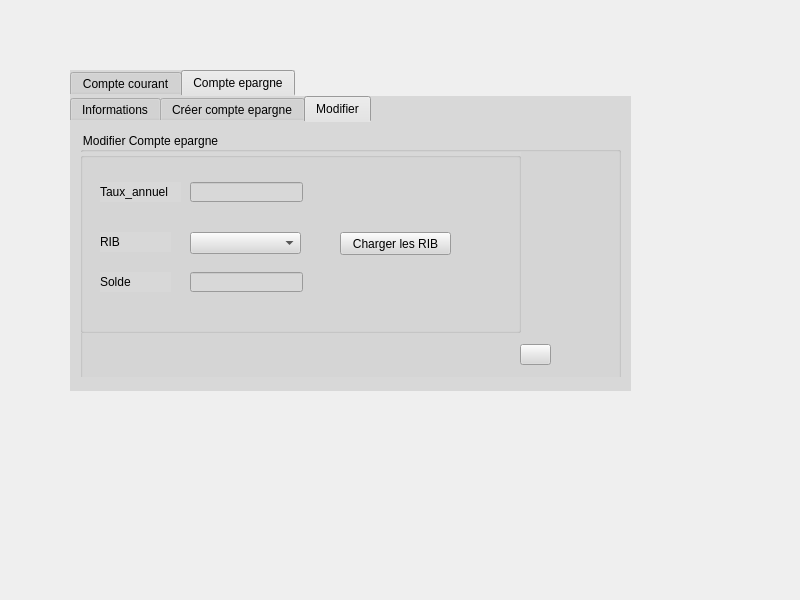
<?xml version="1.0" encoding="UTF-8"?>
<ui version="4.0">
 <class>courantepargne</class>
 <widget class="QDialog" name="courantepargne">
  <property name="geometry">
   <rect>
    <x>0</x>
    <y>0</y>
    <width>800</width>
    <height>600</height>
   </rect>
  </property>
  <property name="windowTitle">
   <string>courantepargne</string>
  </property>
  <widget class="QTabWidget" name="tabWidget">
   <property name="geometry">
    <rect>
     <x>70</x>
     <y>70</y>
     <width>561</width>
     <height>321</height>
    </rect>
   </property>
   <property name="styleSheet">
    <string notr="true">font: 8pt &quot;Comic Sans MS&quot;;
border-color: rgb(0, 0, 127);
background-color: rgb(216, 216, 216);
</string>
   </property>
   <property name="currentIndex">
    <number>1</number>
   </property>
   <widget class="QWidget" name="tab_17">
    <attribute name="title">
     <string>Compte courant</string>
    </attribute>
    <widget class="QTabWidget" name="tabWidget_6">
     <property name="geometry">
      <rect>
       <x>0</x>
       <y>0</y>
       <width>561</width>
       <height>281</height>
      </rect>
     </property>
     <property name="styleSheet">
      <string notr="true">
font: 8pt &quot;Comic Sans MS&quot;;
background-color: rgb(216, 216, 216);</string>
     </property>
     <property name="currentIndex">
      <number>2</number>
     </property>
     <widget class="QWidget" name="tab_18">
      <attribute name="title">
       <string>Informations</string>
      </attribute>
      <widget class="QTableView" name="tableView_6">
       <property name="geometry">
        <rect>
         <x>10</x>
         <y>40</y>
         <width>511</width>
         <height>171</height>
        </rect>
       </property>
       <property name="styleSheet">
        <string notr="true">background-color: rgb(255, 255, 255);
</string>
       </property>
      </widget>
      <widget class="QPushButton" name="SupprimerCC_3">
       <property name="geometry">
        <rect>
         <x>450</x>
         <y>210</y>
         <width>51</width>
         <height>41</height>
        </rect>
       </property>
       <property name="styleSheet">
        <string notr="true">border-image:url(:/image/delete.png);</string>
       </property>
       <property name="text">
        <string/>
       </property>
      </widget>
      <widget class="QPushButton" name="Afficher1_3">
       <property name="geometry">
        <rect>
         <x>40</x>
         <y>220</y>
         <width>41</width>
         <height>31</height>
        </rect>
       </property>
       <property name="styleSheet">
        <string notr="true">border-image:url(:/image/load.png);</string>
       </property>
       <property name="text">
        <string/>
       </property>
      </widget>
      <widget class="QLineEdit" name="lineEdit_9">
       <property name="geometry">
        <rect>
         <x>160</x>
         <y>10</y>
         <width>113</width>
         <height>20</height>
        </rect>
       </property>
       <property name="styleSheet">
        <string notr="true">background-color: rgb(255, 255, 255);</string>
       </property>
       <property name="placeholderText">
        <string>Rechercher</string>
       </property>
      </widget>
      <widget class="QComboBox" name="comboBox_5">
       <property name="geometry">
        <rect>
         <x>310</x>
         <y>10</y>
         <width>71</width>
         <height>22</height>
        </rect>
       </property>
       <property name="currentText">
        <string>SEUILROUGE</string>
       </property>
       <item>
        <property name="text">
         <string>SEUILROUGE</string>
        </property>
       </item>
       <item>
        <property name="text">
         <string>Solde</string>
        </property>
       </item>
       <item>
        <property name="text">
         <string>NBCREDIT</string>
        </property>
       </item>
       <item>
        <property name="text">
         <string>NBECHEANCE</string>
        </property>
       </item>
       <item>
        <property name="text">
         <string>RIB</string>
        </property>
       </item>
      </widget>
      <widget class="QCheckBox" name="checkBox_5">
       <property name="geometry">
        <rect>
         <x>400</x>
         <y>10</y>
         <width>70</width>
         <height>18</height>
        </rect>
       </property>
       <property name="text">
        <string>Desc</string>
       </property>
      </widget>
      <widget class="QPushButton" name="trier_5">
       <property name="geometry">
        <rect>
         <x>450</x>
         <y>10</y>
         <width>31</width>
         <height>23</height>
        </rect>
       </property>
       <property name="styleSheet">
        <string notr="true">border-image:url(:/image/trier.png);</string>
       </property>
       <property name="text">
        <string/>
       </property>
      </widget>
      <widget class="QPushButton" name="pushButton_2">
       <property name="geometry">
        <rect>
         <x>110</x>
         <y>222</y>
         <width>41</width>
         <height>31</height>
        </rect>
       </property>
       <property name="styleSheet">
        <string notr="true">border-image:url(:/image/statt.png);</string>
       </property>
       <property name="text">
        <string/>
       </property>
      </widget>
     </widget>
     <widget class="QWidget" name="tab_19">
      <attribute name="title">
       <string>Créer Compte courant</string>
      </attribute>
      <widget class="QGroupBox" name="groupBox_17">
       <property name="geometry">
        <rect>
         <x>9</x>
         <y>9</y>
         <width>541</width>
         <height>251</height>
        </rect>
       </property>
       <property name="title">
        <string>Créer Compte courant</string>
       </property>
       <widget class="QGroupBox" name="groupBox_18">
        <property name="geometry">
         <rect>
          <x>0</x>
          <y>20</y>
          <width>441</width>
          <height>181</height>
         </rect>
        </property>
        <property name="styleSheet">
         <string notr="true">font: 8pt &quot;Comic Sans MS&quot;;</string>
        </property>
        <property name="title">
         <string/>
        </property>
        <widget class="QLineEdit" name="Seuil_Rouge_5">
         <property name="geometry">
          <rect>
           <x>110</x>
           <y>30</y>
           <width>113</width>
           <height>20</height>
          </rect>
         </property>
        </widget>
        <widget class="QLineEdit" name="nb_credit_5">
         <property name="geometry">
          <rect>
           <x>110</x>
           <y>70</y>
           <width>113</width>
           <height>20</height>
          </rect>
         </property>
        </widget>
        <widget class="QLineEdit" name="nb_echeance_5">
         <property name="geometry">
          <rect>
           <x>110</x>
           <y>100</y>
           <width>113</width>
           <height>20</height>
          </rect>
         </property>
        </widget>
        <widget class="QLabel" name="label_28">
         <property name="geometry">
          <rect>
           <x>10</x>
           <y>30</y>
           <width>71</width>
           <height>20</height>
          </rect>
         </property>
         <property name="text">
          <string>Seuil Rouge</string>
         </property>
        </widget>
        <widget class="QLabel" name="label_29">
         <property name="geometry">
          <rect>
           <x>10</x>
           <y>70</y>
           <width>101</width>
           <height>20</height>
          </rect>
         </property>
         <property name="text">
          <string>Nombre de crédits</string>
         </property>
        </widget>
        <widget class="QLabel" name="label_30">
         <property name="geometry">
          <rect>
           <x>10</x>
           <y>100</y>
           <width>91</width>
           <height>20</height>
          </rect>
         </property>
         <property name="text">
          <string>Nombre écheance </string>
         </property>
        </widget>
        <widget class="QLabel" name="label_31">
         <property name="geometry">
          <rect>
           <x>20</x>
           <y>140</y>
           <width>47</width>
           <height>13</height>
          </rect>
         </property>
         <property name="text">
          <string>RIB</string>
         </property>
        </widget>
        <widget class="QLineEdit" name="RIB_9">
         <property name="geometry">
          <rect>
           <x>110</x>
           <y>140</y>
           <width>113</width>
           <height>20</height>
          </rect>
         </property>
        </widget>
        <widget class="QLineEdit" name="Solde_2">
         <property name="geometry">
          <rect>
           <x>300</x>
           <y>30</y>
           <width>113</width>
           <height>20</height>
          </rect>
         </property>
        </widget>
        <widget class="QLabel" name="label_32">
         <property name="geometry">
          <rect>
           <x>250</x>
           <y>30</y>
           <width>41</width>
           <height>20</height>
          </rect>
         </property>
         <property name="text">
          <string>Solde</string>
         </property>
        </widget>
        <widget class="QComboBox" name="comboBox_2">
         <property name="geometry">
          <rect>
           <x>300</x>
           <y>70</y>
           <width>111</width>
           <height>22</height>
          </rect>
         </property>
        </widget>
        <widget class="QLabel" name="label_2">
         <property name="geometry">
          <rect>
           <x>250</x>
           <y>80</y>
           <width>47</width>
           <height>13</height>
          </rect>
         </property>
         <property name="text">
          <string>CIN</string>
         </property>
        </widget>
        <widget class="QPushButton" name="pushButton_5">
         <property name="geometry">
          <rect>
           <x>250</x>
           <y>0</y>
           <width>181</width>
           <height>23</height>
          </rect>
         </property>
         <property name="text">
          <string>Charger les CIN</string>
         </property>
        </widget>
       </widget>
       <widget class="QPushButton" name="CreerCC_3">
        <property name="geometry">
         <rect>
          <x>464</x>
          <y>210</y>
          <width>41</width>
          <height>23</height>
         </rect>
        </property>
        <property name="styleSheet">
         <string notr="true">border-image:url(:/image/add.png);</string>
        </property>
        <property name="text">
         <string/>
        </property>
       </widget>
      </widget>
     </widget>
     <widget class="QWidget" name="tab_20">
      <attribute name="title">
       <string>Modifier</string>
      </attribute>
      <widget class="QGroupBox" name="groupBox_19">
       <property name="geometry">
        <rect>
         <x>0</x>
         <y>10</y>
         <width>541</width>
         <height>251</height>
        </rect>
       </property>
       <property name="title">
        <string>Modifier Compte courant</string>
       </property>
       <widget class="QGroupBox" name="groupBox_20">
        <property name="geometry">
         <rect>
          <x>0</x>
          <y>20</y>
          <width>441</width>
          <height>181</height>
         </rect>
        </property>
        <property name="styleSheet">
         <string notr="true">font: 8pt &quot;Comic Sans MS&quot;;</string>
        </property>
        <property name="title">
         <string/>
        </property>
        <widget class="QLineEdit" name="Seuil_Rouge_6">
         <property name="geometry">
          <rect>
           <x>110</x>
           <y>30</y>
           <width>113</width>
           <height>20</height>
          </rect>
         </property>
        </widget>
        <widget class="QLineEdit" name="nb_credit_6">
         <property name="geometry">
          <rect>
           <x>110</x>
           <y>70</y>
           <width>113</width>
           <height>20</height>
          </rect>
         </property>
        </widget>
        <widget class="QLineEdit" name="nb_echeance_6">
         <property name="geometry">
          <rect>
           <x>110</x>
           <y>100</y>
           <width>113</width>
           <height>20</height>
          </rect>
         </property>
        </widget>
        <widget class="QLabel" name="label_33">
         <property name="geometry">
          <rect>
           <x>10</x>
           <y>30</y>
           <width>71</width>
           <height>20</height>
          </rect>
         </property>
         <property name="text">
          <string>Seuil Rouge</string>
         </property>
        </widget>
        <widget class="QLabel" name="label_34">
         <property name="geometry">
          <rect>
           <x>10</x>
           <y>70</y>
           <width>101</width>
           <height>20</height>
          </rect>
         </property>
         <property name="text">
          <string>Nombre de crédits</string>
         </property>
        </widget>
        <widget class="QLabel" name="label_35">
         <property name="geometry">
          <rect>
           <x>10</x>
           <y>100</y>
           <width>91</width>
           <height>20</height>
          </rect>
         </property>
         <property name="text">
          <string>Nombre écheance </string>
         </property>
        </widget>
        <widget class="QLabel" name="label_36">
         <property name="geometry">
          <rect>
           <x>20</x>
           <y>140</y>
           <width>47</width>
           <height>13</height>
          </rect>
         </property>
         <property name="text">
          <string>RIB</string>
         </property>
        </widget>
        <widget class="QLineEdit" name="Solde_3">
         <property name="geometry">
          <rect>
           <x>320</x>
           <y>40</y>
           <width>113</width>
           <height>20</height>
          </rect>
         </property>
        </widget>
        <widget class="QLabel" name="label_42">
         <property name="geometry">
          <rect>
           <x>270</x>
           <y>40</y>
           <width>41</width>
           <height>20</height>
          </rect>
         </property>
         <property name="text">
          <string>Solde</string>
         </property>
        </widget>
        <widget class="QComboBox" name="comboBox">
         <property name="geometry">
          <rect>
           <x>110</x>
           <y>140</y>
           <width>111</width>
           <height>22</height>
          </rect>
         </property>
        </widget>
        <widget class="QPushButton" name="pushButton">
         <property name="geometry">
          <rect>
           <x>260</x>
           <y>140</y>
           <width>111</width>
           <height>23</height>
          </rect>
         </property>
         <property name="text">
          <string>Charger les RIB</string>
         </property>
        </widget>
       </widget>
       <widget class="QPushButton" name="Modifier_3">
        <property name="geometry">
         <rect>
          <x>450</x>
          <y>200</y>
          <width>41</width>
          <height>31</height>
         </rect>
        </property>
        <property name="styleSheet">
         <string notr="true">border-image:url(:/image/modify.png);</string>
        </property>
        <property name="text">
         <string/>
        </property>
       </widget>
      </widget>
     </widget>
    </widget>
   </widget>
   <widget class="QWidget" name="tab_21">
    <attribute name="title">
     <string>Compte epargne</string>
    </attribute>
    <widget class="QTabWidget" name="tabWidget_7">
     <property name="geometry">
      <rect>
       <x>0</x>
       <y>0</y>
       <width>561</width>
       <height>281</height>
      </rect>
     </property>
     <property name="styleSheet">
      <string notr="true">font: 8pt &quot;Comic Sans MS&quot;;
background-color: rgb(216, 216, 216);</string>
     </property>
     <property name="currentIndex">
      <number>2</number>
     </property>
     <widget class="QWidget" name="tab_22">
      <attribute name="title">
       <string>Informations</string>
      </attribute>
      <widget class="QTableView" name="tableView_7">
       <property name="geometry">
        <rect>
         <x>10</x>
         <y>40</y>
         <width>521</width>
         <height>181</height>
        </rect>
       </property>
       <property name="styleSheet">
        <string notr="true">background-color: rgb(255, 255, 255);</string>
       </property>
      </widget>
      <widget class="QPushButton" name="SupprimerC_3">
       <property name="geometry">
        <rect>
         <x>460</x>
         <y>222</y>
         <width>41</width>
         <height>31</height>
        </rect>
       </property>
       <property name="styleSheet">
        <string notr="true">border-image:url(:/image/delete.png);</string>
       </property>
       <property name="text">
        <string/>
       </property>
      </widget>
      <widget class="QPushButton" name="Afficher_3">
       <property name="geometry">
        <rect>
         <x>20</x>
         <y>220</y>
         <width>31</width>
         <height>23</height>
        </rect>
       </property>
       <property name="styleSheet">
        <string notr="true">border-image:url(:/image/load.png);</string>
       </property>
       <property name="text">
        <string/>
       </property>
      </widget>
      <widget class="QLineEdit" name="lineEdit_10">
       <property name="geometry">
        <rect>
         <x>170</x>
         <y>10</y>
         <width>113</width>
         <height>20</height>
        </rect>
       </property>
       <property name="placeholderText">
        <string>Rechercher</string>
       </property>
      </widget>
      <widget class="QComboBox" name="comboBox_6">
       <property name="geometry">
        <rect>
         <x>300</x>
         <y>10</y>
         <width>71</width>
         <height>22</height>
        </rect>
       </property>
       <property name="currentText">
        <string>TAUXANNUEL</string>
       </property>
       <item>
        <property name="text">
         <string>TAUXANNUEL</string>
        </property>
       </item>
       <item>
        <property name="text">
         <string>Solde</string>
        </property>
       </item>
       <item>
        <property name="text">
         <string>RIB</string>
        </property>
       </item>
      </widget>
      <widget class="QCheckBox" name="checkBox_6">
       <property name="geometry">
        <rect>
         <x>380</x>
         <y>10</y>
         <width>70</width>
         <height>18</height>
        </rect>
       </property>
       <property name="text">
        <string>Desc</string>
       </property>
      </widget>
      <widget class="QPushButton" name="trier_6">
       <property name="geometry">
        <rect>
         <x>430</x>
         <y>10</y>
         <width>41</width>
         <height>23</height>
        </rect>
       </property>
       <property name="styleSheet">
        <string notr="true">border-image:url(:/image/trier.png);</string>
       </property>
       <property name="text">
        <string/>
       </property>
      </widget>
     </widget>
     <widget class="QWidget" name="tab_23">
      <attribute name="title">
       <string>Créer compte epargne</string>
      </attribute>
      <widget class="QGroupBox" name="groupBox_21">
       <property name="geometry">
        <rect>
         <x>9</x>
         <y>9</y>
         <width>541</width>
         <height>251</height>
        </rect>
       </property>
       <property name="title">
        <string>Créer Compte epargne</string>
       </property>
       <widget class="QGroupBox" name="groupBox_22">
        <property name="geometry">
         <rect>
          <x>10</x>
          <y>20</y>
          <width>441</width>
          <height>181</height>
         </rect>
        </property>
        <property name="styleSheet">
         <string notr="true">font: 8pt &quot;Comic Sans MS&quot;;</string>
        </property>
        <property name="title">
         <string/>
        </property>
        <widget class="QLineEdit" name="Taux_annuel_5">
         <property name="geometry">
          <rect>
           <x>120</x>
           <y>30</y>
           <width>113</width>
           <height>20</height>
          </rect>
         </property>
        </widget>
        <widget class="QLabel" name="label_37">
         <property name="geometry">
          <rect>
           <x>20</x>
           <y>30</y>
           <width>81</width>
           <height>20</height>
          </rect>
         </property>
         <property name="text">
          <string>Taux_annuel</string>
         </property>
        </widget>
        <widget class="QLabel" name="label_38">
         <property name="geometry">
          <rect>
           <x>20</x>
           <y>80</y>
           <width>71</width>
           <height>20</height>
          </rect>
         </property>
         <property name="text">
          <string>RIB</string>
         </property>
        </widget>
        <widget class="QLineEdit" name="RIB_11">
         <property name="geometry">
          <rect>
           <x>120</x>
           <y>80</y>
           <width>113</width>
           <height>20</height>
          </rect>
         </property>
        </widget>
        <widget class="QLineEdit" name="solde_2">
         <property name="geometry">
          <rect>
           <x>120</x>
           <y>120</y>
           <width>113</width>
           <height>20</height>
          </rect>
         </property>
        </widget>
        <widget class="QLabel" name="label_39">
         <property name="geometry">
          <rect>
           <x>20</x>
           <y>120</y>
           <width>71</width>
           <height>20</height>
          </rect>
         </property>
         <property name="text">
          <string>Solde</string>
         </property>
        </widget>
        <widget class="QComboBox" name="comboBox_3">
         <property name="geometry">
          <rect>
           <x>120</x>
           <y>150</y>
           <width>111</width>
           <height>22</height>
          </rect>
         </property>
        </widget>
        <widget class="QLabel" name="label_3">
         <property name="geometry">
          <rect>
           <x>20</x>
           <y>160</y>
           <width>47</width>
           <height>13</height>
          </rect>
         </property>
         <property name="text">
          <string>CIN</string>
         </property>
        </widget>
        <widget class="QPushButton" name="pushButton_3">
         <property name="geometry">
          <rect>
           <x>250</x>
           <y>0</y>
           <width>181</width>
           <height>23</height>
          </rect>
         </property>
         <property name="text">
          <string>Charger les CIN</string>
         </property>
        </widget>
       </widget>
       <widget class="QPushButton" name="Creer_3">
        <property name="geometry">
         <rect>
          <x>440</x>
          <y>210</y>
          <width>31</width>
          <height>23</height>
         </rect>
        </property>
        <property name="styleSheet">
         <string notr="true">border-image:url(:/image/add.png);</string>
        </property>
        <property name="text">
         <string/>
        </property>
       </widget>
      </widget>
     </widget>
     <widget class="QWidget" name="tab_24">
      <attribute name="title">
       <string>Modifier</string>
      </attribute>
      <widget class="QGroupBox" name="groupBox_23">
       <property name="geometry">
        <rect>
         <x>10</x>
         <y>10</y>
         <width>541</width>
         <height>251</height>
        </rect>
       </property>
       <property name="title">
        <string>Modifier Compte epargne</string>
       </property>
       <widget class="QGroupBox" name="groupBox_24">
        <property name="geometry">
         <rect>
          <x>0</x>
          <y>20</y>
          <width>441</width>
          <height>181</height>
         </rect>
        </property>
        <property name="styleSheet">
         <string notr="true">font: 8pt &quot;Comic Sans MS&quot;;</string>
        </property>
        <property name="title">
         <string/>
        </property>
        <widget class="QLineEdit" name="Taux_annuel_6">
         <property name="geometry">
          <rect>
           <x>110</x>
           <y>30</y>
           <width>113</width>
           <height>20</height>
          </rect>
         </property>
        </widget>
        <widget class="QLabel" name="label_40">
         <property name="geometry">
          <rect>
           <x>20</x>
           <y>30</y>
           <width>81</width>
           <height>20</height>
          </rect>
         </property>
         <property name="text">
          <string>Taux_annuel</string>
         </property>
        </widget>
        <widget class="QLabel" name="label_41">
         <property name="geometry">
          <rect>
           <x>20</x>
           <y>80</y>
           <width>71</width>
           <height>20</height>
          </rect>
         </property>
         <property name="text">
          <string>RIB</string>
         </property>
        </widget>
        <widget class="QLineEdit" name="solde_3">
         <property name="geometry">
          <rect>
           <x>110</x>
           <y>120</y>
           <width>113</width>
           <height>20</height>
          </rect>
         </property>
        </widget>
        <widget class="QLabel" name="label_43">
         <property name="geometry">
          <rect>
           <x>20</x>
           <y>120</y>
           <width>71</width>
           <height>20</height>
          </rect>
         </property>
         <property name="text">
          <string>Solde</string>
         </property>
        </widget>
        <widget class="QComboBox" name="comboBox_4">
         <property name="geometry">
          <rect>
           <x>110</x>
           <y>80</y>
           <width>111</width>
           <height>22</height>
          </rect>
         </property>
        </widget>
        <widget class="QPushButton" name="pushButton_4">
         <property name="geometry">
          <rect>
           <x>260</x>
           <y>80</y>
           <width>111</width>
           <height>23</height>
          </rect>
         </property>
         <property name="text">
          <string>Charger les RIB</string>
         </property>
        </widget>
       </widget>
       <widget class="QPushButton" name="Modifer2_3">
        <property name="geometry">
         <rect>
          <x>440</x>
          <y>212</y>
          <width>31</width>
          <height>21</height>
         </rect>
        </property>
        <property name="styleSheet">
         <string notr="true">border-image:url(:/image/modify.png);</string>
        </property>
        <property name="text">
         <string/>
        </property>
       </widget>
      </widget>
     </widget>
    </widget>
   </widget>
  </widget>
 </widget>
 <resources/>
 <connections/>
</ui>
